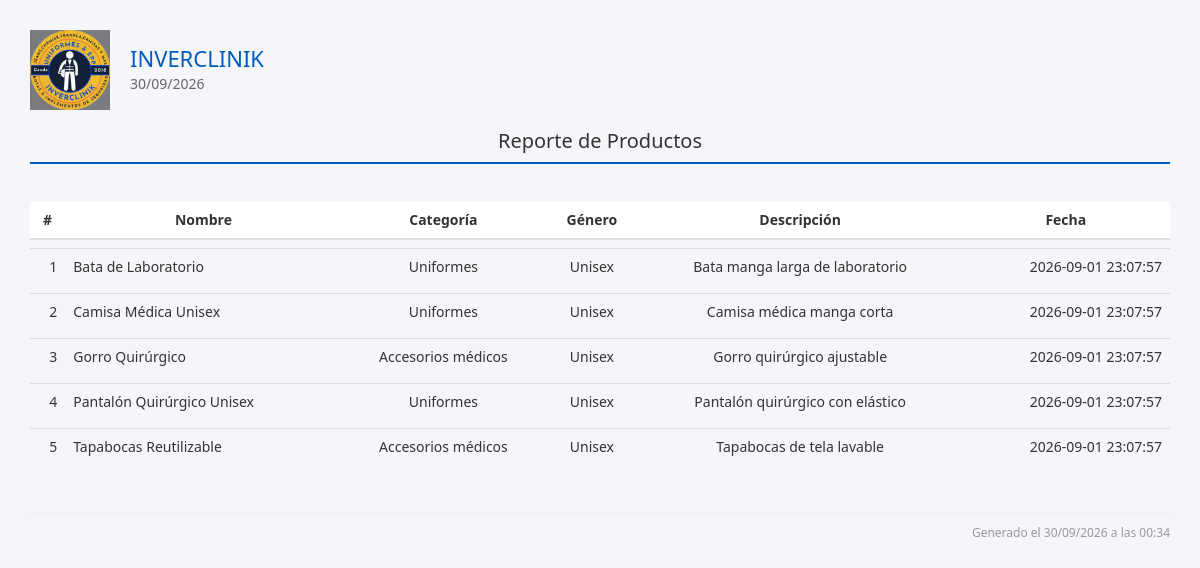
Screenshot of /reportes/productos_view.php with the database file from the repository.
### tables this page shows
CREATE TABLE IF NOT EXISTS `productos` (
  `id` int(11) NOT NULL AUTO_INCREMENT,
  `nombre` varchar(255) NOT NULL,
  `categoria` varchar(100) DEFAULT NULL,
  `tipo_genero` varchar(50) DEFAULT NULL,
  `rango_tallas_id` int(11) DEFAULT NULL,
  `descripcion` text DEFAULT NULL,
  `imagen` varchar(255) DEFAULT NULL,
  `precio_unitario` decimal(10,2) DEFAULT 0.00,
  `fecha_creacion` datetime DEFAULT current_timestamp(),
  `activo` tinyint(1) DEFAULT 1,
  PRIMARY KEY (`id`)
);

### reportes/productos_view.php (the view, shortened to what this page needs)
<?php
require_once('../template/header.php');
$where = [];
$condiciones = count($where) ? "WHERE " . implode(" AND ", $where) : "";
$sql = "
SELECT
p.id,
p.nombre,
p.categoria,
p.tipo_genero,
p.descripcion,
p.fecha_creacion
FROM productos p
$condiciones
ORDER BY p.nombre ASC
";
$result = $conn->query($sql);
?>
<div class="contenido-principal">
<div class="reporte-header">
<div class="logo-info">
<img src="../assets/img/inverclinik_3.png">
<div class="empresa-fecha">
<h1>INVERCLINIK</h1>
<p><?= date('d/m/Y') ?></p>
</div>
</div>
<div class="titulo-reporte">
<h2>Reporte de Productos</h2>
</div>
</div>
<?php if ($result->num_rows > 0): ?>
<table class="table">
<thead>
<tr>
<th>#</th>
<th>Nombre</th>
<th>Categoría</th>
<th>Género</th>
<th>Descripción</th>
<th>Fecha</th>
</tr>
</thead>
<tbody>
<?php $i = 1 ?>
<?php while ($row = $result->fetch_assoc()): ?>
<tr>
<td style="text-align:right"><?= $i++ ?></td>
<td style="text-align:left">
<?= htmlspecialchars($row['nombre']) ?>
</td>
<td>
<?= htmlspecialchars($row['categoria']) ?>
</td>
<td>
<?= htmlspecialchars($row['tipo_genero']) ?>
</td>
<td>
<?= htmlspecialchars($row['descripcion']) ?>
</td>
<td style="text-align:right">
<?= htmlspecialchars($row['fecha_creacion']) ?>
</td>
</tr>
<?php endwhile; ?>
</tbody>
</table>
<?php else: ?>
<div class="no-data">
No se encontraron productos con los filtros seleccionados.
</div>
<?php endif; ?>
<div class="reporte-footer">
Generado el <?= date('d/m/Y \a \l\a\s H:i') ?>
</div>
</div>
<?php require_once('../template/footer.php'); ?>

### css/dashboard.css (style rules this page uses)
* { margin: 0; padding: 0; box-sizing: border-box; }

### css/reportes.css (style rules this page uses)
.reporte-header { display: flex; flex-direction: column; align-items: stretch; border-bottom: 2px solid #005bbe; margin-bottom: 30px; padding-bottom: 10px; }
.logo-info { display: flex; justify-content: flex-start; align-items: center; gap: 20px; }
.logo-info img { width: 80px; height: auto; }
.empresa-fecha h1 { font-size: 22px; color: #005bbe; margin: 0; }
.empresa-fecha p { font-size: 14px; color: #666; margin: 4px 0 0; }
.titulo-reporte { text-align: center; margin-top: 20px; }
.titulo-reporte h2 { font-size: 20px; color: #333; margin: 0; }
.table { width: 100%; border-collapse: separate; border-spacing: 0 8px; margin-bottom: 30px; }
.table th { padding: 12px 16px; font-size: 14px; text-align: center; background-color: #ffffff; border: none; }
.table td { padding: 10px 16px; font-size: 14px; text-align: center; border: none; }
.table tbody tr { border-radius: 8px; overflow: hidden; }
.reporte-footer { text-align: right; font-size: 12px; color: #999; border-top: 1px solid #eee; padding-top: 10px; margin-top: 40px; }
.contenido-principal { margin-left: 0 !important; padding: 0; box-sizing: border-box; background-color: #fff; min-height: 100vh; }

### css/style.css (style rules this page uses)
:root { --primary: #0056b3; --primary-hover: #004494; --primary-light: #e7f1ff; --primary-border: #0056b3; --secondary: #6c757d; --secondary-hover: #565e64; --secondary-light: #f1f3f5; --success: #28a745; --success-hover: #218838; --success-light: #e8f7ec; --danger: #dc3545; --danger-hover: #c82333; --danger-light: #fde8e9; --warning: #ffc107; --warning-hover: #e0a800; --warning-light: #fff9e6; --warning-text: #856404; --info: #17a2b8; --info-hover: #138496; --info-light: #e2f7fa; --dark: #343a40; --light: #f8f9fa; --border-color: #dee2e6; --card-shadow: 0 4px 16px rgba(0, 0, 0, 0.07); --btn-shadow: 0 2px 5px rgba(0, 0, 0, 0.08); --btn-shadow-hover: 0 5px 12px rgba(0, 0, 0, 0.15); --radius-sm: 6px; --radius-md: 8px; --radius-lg: 12px; --radius-pill: 50px; }
.contenido-principal { margin-left: 60px; padding: 30px; box-sizing: border-box; background-color: #f4f6f9; min-height: 100vh; }

### css/navbar.css (style rules this page uses)
.main-content, .contenido-principal { margin-left: 60px; transition: margin-left 0.3s cubic-bezier(0.4, 0, 0.2, 1); }

### rows the page displays
productos: nombre "Bata de Laboratorio", categoria "Uniformes", tipo_genero "Unisex", descripcion "Bata manga larga de laboratorio", fecha_creacion "2026-09-01 23:07:57"
productos: nombre "Camisa Médica Unisex", categoria "Uniformes", tipo_genero "Unisex", descripcion "Camisa médica manga corta", fecha_creacion "2026-09-01 23:07:57"
productos: nombre "Gorro Quirúrgico", categoria "Accesorios médicos", tipo_genero "Unisex", descripcion "Gorro quirúrgico ajustable", fecha_creacion "2026-09-01 23:07:57"
productos: nombre "Pantalón Quirúrgico Unisex", categoria "Uniformes", tipo_genero "Unisex", descripcion "Pantalón quirúrgico con elástico", fecha_creacion "2026-09-01 23:07:57"
productos: nombre "Tapabocas Reutilizable", categoria "Accesorios médicos", tipo_genero "Unisex", descripcion "Tapabocas de tela lavable", fecha_creacion "2026-09-01 23:07:57"
